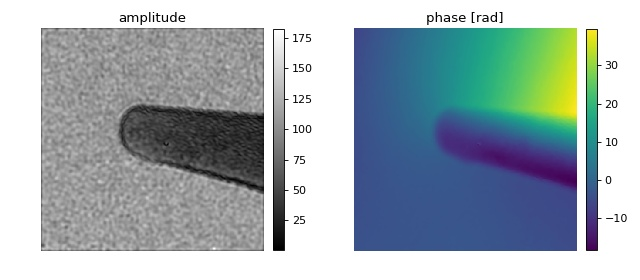

The script that drew this image:
"""HyperSpy hologram file format

This example demonstrates the import of hologram images in
the `HyperSpy <https://hyperspy.org/>`_ hdf5 file format.
The off-axis electron hologram shows an electrically biased Fe
needle :cite:`Migunov2015`. The corresponding HyperSpy demo
can be found `here <http://nbviewer.jupyter.org/github/hyperspy/hypersp
y-demos/blob/master/electron_microscopy/Holography/Holography.ipynb>`_.
"""

import urllib.request
import os

import matplotlib.pylab as plt
import qpformat

# load the experimental data
dl_loc = "https://github.com/hyperspy/hyperspy/raw/RELEASE_v1.3/" \
         + "hyperspy/misc/holography/example_signals/"
dl_name = "01_holo_Vbp_130V_0V_bin2_crop.hdf5"
if not os.path.exists(dl_name):
    urllib.request.urlretrieve(dl_loc + dl_name, dl_name)

ds = qpformat.load_data(dl_name,
                        # reduces ringing artifacts in the amplitude image
                        holo_kw={"filter_name": "smooth disk"})

# retrieve the qpimage.QPImage instance
qpi = ds.get_qpimage(0)

# plot results
plt.figure(figsize=(8, 3.5))
# ampltitude
ax1 = plt.subplot(121, title="amplitude")
map1 = plt.imshow(qpi.amp, cmap="gray")
plt.colorbar(map1, ax=ax1, fraction=.0455, pad=0.04)
# phase in interval [-1rad, 1rad]
ax2 = plt.subplot(122, title="phase [rad]")
map2 = plt.imshow(qpi.pha)
plt.colorbar(map2, ax=ax2, fraction=.0455, pad=0.04)
# disable axes
[ax.axis("off") for ax in [ax1, ax2]]
plt.tight_layout()
plt.show()
